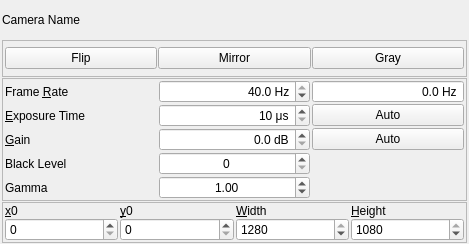
<?xml version="1.0" encoding="UTF-8"?>
<ui version="4.0">
 <class>QSpinnakerWidget</class>
 <widget class="QFrame" name="QSpinnakerWidget">
  <property name="geometry">
   <rect>
    <x>0</x>
    <y>0</y>
    <width>469</width>
    <height>244</height>
   </rect>
  </property>
  <property name="minimumSize">
   <size>
    <width>248</width>
    <height>244</height>
   </size>
  </property>
  <property name="windowTitle">
   <string>QSpinnakerWidget</string>
  </property>
  <property name="statusTip">
   <string>Control Spinnaker camera</string>
  </property>
  <layout class="QVBoxLayout" name="verticalLayout">
   <property name="spacing">
    <number>1</number>
   </property>
   <property name="leftMargin">
    <number>2</number>
   </property>
   <property name="topMargin">
    <number>1</number>
   </property>
   <property name="rightMargin">
    <number>2</number>
   </property>
   <property name="bottomMargin">
    <number>1</number>
   </property>
   <item>
    <widget class="QLabel" name="cameraname">
     <property name="text">
      <string>Camera Name</string>
     </property>
    </widget>
   </item>
   <item>
    <widget class="QFrame" name="frameCheckBoxes">
     <property name="frameShape">
      <enum>QFrame::StyledPanel</enum>
     </property>
     <property name="frameShadow">
      <enum>QFrame::Raised</enum>
     </property>
     <layout class="QHBoxLayout" name="horizontalLayout">
      <property name="spacing">
       <number>1</number>
      </property>
      <property name="leftMargin">
       <number>2</number>
      </property>
      <property name="topMargin">
       <number>0</number>
      </property>
      <property name="rightMargin">
       <number>2</number>
      </property>
      <property name="bottomMargin">
       <number>1</number>
      </property>
      <item>
       <widget class="QPushButton" name="flipped">
        <property name="statusTip">
         <string>Camera: Flip image about horizontal axis</string>
        </property>
        <property name="text">
         <string>Flip</string>
        </property>
        <property name="checkable">
         <bool>true</bool>
        </property>
       </widget>
      </item>
      <item>
       <widget class="QPushButton" name="mirrored">
        <property name="statusTip">
         <string>Camera: Flip image around vertical axis</string>
        </property>
        <property name="text">
         <string>Mirror</string>
        </property>
        <property name="checkable">
         <bool>true</bool>
        </property>
       </widget>
      </item>
      <item>
       <widget class="QPushButton" name="gray">
        <property name="text">
         <string>Gray</string>
        </property>
        <property name="checkable">
         <bool>true</bool>
        </property>
       </widget>
      </item>
     </layout>
    </widget>
   </item>
   <item>
    <widget class="QFrame" name="frameExposure">
     <property name="frameShape">
      <enum>QFrame::StyledPanel</enum>
     </property>
     <property name="frameShadow">
      <enum>QFrame::Raised</enum>
     </property>
     <layout class="QGridLayout" name="gridLayout_2">
      <property name="leftMargin">
       <number>2</number>
      </property>
      <property name="topMargin">
       <number>1</number>
      </property>
      <property name="rightMargin">
       <number>2</number>
      </property>
      <property name="bottomMargin">
       <number>1</number>
      </property>
      <property name="horizontalSpacing">
       <number>2</number>
      </property>
      <property name="verticalSpacing">
       <number>1</number>
      </property>
      <item row="5" column="0">
       <widget class="QLabel" name="labelgamma">
        <property name="text">
         <string>Gamma</string>
        </property>
        <property name="buddy">
         <cstring>gamma</cstring>
        </property>
       </widget>
      </item>
      <item row="1" column="0">
       <widget class="QLabel" name="exposureLabel">
        <property name="text">
         <string>&amp;Exposure Time</string>
        </property>
        <property name="buddy">
         <cstring>exposuretime</cstring>
        </property>
       </widget>
      </item>
      <item row="1" column="2">
       <widget class="QPushButton" name="autoexposure">
        <property name="statusTip">
         <string>Camera: Optimize exposure time</string>
        </property>
        <property name="text">
         <string>Auto</string>
        </property>
       </widget>
      </item>
      <item row="4" column="0">
       <widget class="QLabel" name="labelblacklevel">
        <property name="text">
         <string>Black Level</string>
        </property>
        <property name="buddy">
         <cstring>blacklevelraw</cstring>
        </property>
       </widget>
      </item>
      <item row="0" column="1">
       <widget class="QDoubleSpinBox" name="acquisitionframerate">
        <property name="statusTip">
         <string>Camera frame rate</string>
        </property>
        <property name="alignment">
         <set>Qt::AlignRight|Qt::AlignTrailing|Qt::AlignVCenter</set>
        </property>
        <property name="suffix">
         <string> Hz</string>
        </property>
        <property name="decimals">
         <number>1</number>
        </property>
        <property name="minimum">
         <double>1.000000000000000</double>
        </property>
        <property name="maximum">
         <double>40.000000000000000</double>
        </property>
        <property name="value">
         <double>40.000000000000000</double>
        </property>
       </widget>
      </item>
      <item row="5" column="1">
       <widget class="QDoubleSpinBox" name="gamma">
        <property name="statusTip">
         <string>Camera gamma</string>
        </property>
        <property name="alignment">
         <set>Qt::AlignCenter</set>
        </property>
        <property name="minimum">
         <double>0.500000000000000</double>
        </property>
        <property name="maximum">
         <double>4.000000000000000</double>
        </property>
        <property name="singleStep">
         <double>0.100000000000000</double>
        </property>
        <property name="value">
         <double>1.000000000000000</double>
        </property>
       </widget>
      </item>
      <item row="0" column="0">
       <widget class="QLabel" name="labelFrameRate">
        <property name="text">
         <string>Frame &amp;Rate</string>
        </property>
        <property name="buddy">
         <cstring>acquisitionframerate</cstring>
        </property>
       </widget>
      </item>
      <item row="1" column="1">
       <widget class="QDoubleSpinBox" name="exposuretime">
        <property name="statusTip">
         <string>Camera exposure time </string>
        </property>
        <property name="alignment">
         <set>Qt::AlignRight|Qt::AlignTrailing|Qt::AlignVCenter</set>
        </property>
        <property name="suffix">
         <string> μs</string>
        </property>
        <property name="decimals">
         <number>0</number>
        </property>
        <property name="minimum">
         <double>10.000000000000000</double>
        </property>
        <property name="maximum">
         <double>50000.000000000000000</double>
        </property>
        <property name="singleStep">
         <double>10.000000000000000</double>
        </property>
       </widget>
      </item>
      <item row="2" column="2">
       <widget class="QPushButton" name="autogain">
        <property name="statusTip">
         <string>Camera: Optimize gain</string>
        </property>
        <property name="text">
         <string>Auto</string>
        </property>
       </widget>
      </item>
      <item row="2" column="1">
       <widget class="QDoubleSpinBox" name="gain">
        <property name="statusTip">
         <string>Camera gain</string>
        </property>
        <property name="alignment">
         <set>Qt::AlignRight|Qt::AlignTrailing|Qt::AlignVCenter</set>
        </property>
        <property name="suffix">
         <string> dB</string>
        </property>
        <property name="decimals">
         <number>1</number>
        </property>
        <property name="maximum">
         <double>24.000000000000000</double>
        </property>
        <property name="singleStep">
         <double>0.100000000000000</double>
        </property>
       </widget>
      </item>
      <item row="2" column="0">
       <widget class="QLabel" name="gainLabel">
        <property name="text">
         <string>&amp;Gain</string>
        </property>
        <property name="buddy">
         <cstring>gain</cstring>
        </property>
       </widget>
      </item>
      <item row="4" column="1">
       <widget class="QSpinBox" name="blacklevelraw">
        <property name="statusTip">
         <string>Camera black level</string>
        </property>
        <property name="alignment">
         <set>Qt::AlignCenter</set>
        </property>
       </widget>
      </item>
      <item row="0" column="2">
       <widget class="QDoubleSpinBox" name="actualrate">
        <property name="focusPolicy">
         <enum>Qt::NoFocus</enum>
        </property>
        <property name="alignment">
         <set>Qt::AlignRight|Qt::AlignTrailing|Qt::AlignVCenter</set>
        </property>
        <property name="buttonSymbols">
         <enum>QAbstractSpinBox::NoButtons</enum>
        </property>
        <property name="suffix">
         <string> Hz</string>
        </property>
        <property name="decimals">
         <number>1</number>
        </property>
        <property name="maximum">
         <double>1000.000000000000000</double>
        </property>
       </widget>
      </item>
     </layout>
    </widget>
   </item>
   <item>
    <widget class="QFrame" name="frameGeometry">
     <property name="frameShape">
      <enum>QFrame::StyledPanel</enum>
     </property>
     <property name="frameShadow">
      <enum>QFrame::Raised</enum>
     </property>
     <layout class="QGridLayout" name="gridLayout">
      <property name="leftMargin">
       <number>2</number>
      </property>
      <property name="topMargin">
       <number>1</number>
      </property>
      <property name="rightMargin">
       <number>2</number>
      </property>
      <property name="bottomMargin">
       <number>1</number>
      </property>
      <property name="horizontalSpacing">
       <number>2</number>
      </property>
      <property name="verticalSpacing">
       <number>0</number>
      </property>
      <item row="1" column="1">
       <widget class="QLabel" name="labely0">
        <property name="text">
         <string>&amp;y0</string>
        </property>
        <property name="buddy">
         <cstring>offsety</cstring>
        </property>
       </widget>
      </item>
      <item row="3" column="0">
       <widget class="QSpinBox" name="offsetx">
        <property name="statusTip">
         <string>Camera ROI: bottom left corner</string>
        </property>
       </widget>
      </item>
      <item row="3" column="4">
       <widget class="QSpinBox" name="height">
        <property name="statusTip">
         <string>Camera ROI: height</string>
        </property>
        <property name="suffix">
         <string/>
        </property>
        <property name="minimum">
         <number>16</number>
        </property>
        <property name="maximum">
         <number>1080</number>
        </property>
        <property name="singleStep">
         <number>16</number>
        </property>
        <property name="value">
         <number>1080</number>
        </property>
       </widget>
      </item>
      <item row="1" column="4">
       <widget class="QLabel" name="labelheight">
        <property name="text">
         <string>&amp;Height</string>
        </property>
        <property name="buddy">
         <cstring>height</cstring>
        </property>
       </widget>
      </item>
      <item row="3" column="1">
       <widget class="QSpinBox" name="offsety">
        <property name="statusTip">
         <string>Camera ROI: bottom left corner</string>
        </property>
       </widget>
      </item>
      <item row="3" column="3">
       <widget class="QSpinBox" name="width">
        <property name="statusTip">
         <string>Camera ROI: width</string>
        </property>
        <property name="minimum">
         <number>16</number>
        </property>
        <property name="maximum">
         <number>1280</number>
        </property>
        <property name="singleStep">
         <number>16</number>
        </property>
        <property name="value">
         <number>1280</number>
        </property>
       </widget>
      </item>
      <item row="1" column="0">
       <widget class="QLabel" name="labelx0">
        <property name="text">
         <string>&amp;x0</string>
        </property>
        <property name="buddy">
         <cstring>offsetx</cstring>
        </property>
       </widget>
      </item>
      <item row="1" column="3">
       <widget class="QLabel" name="labelwidth">
        <property name="text">
         <string>&amp;Width</string>
        </property>
        <property name="buddy">
         <cstring>width</cstring>
        </property>
       </widget>
      </item>
     </layout>
    </widget>
   </item>
  </layout>
 </widget>
 <tabstops>
  <tabstop>mirrored</tabstop>
  <tabstop>acquisitionframerate</tabstop>
  <tabstop>exposuretime</tabstop>
  <tabstop>autoexposure</tabstop>
  <tabstop>gain</tabstop>
  <tabstop>autogain</tabstop>
  <tabstop>blacklevelraw</tabstop>
  <tabstop>gamma</tabstop>
  <tabstop>offsetx</tabstop>
  <tabstop>offsety</tabstop>
  <tabstop>width</tabstop>
  <tabstop>height</tabstop>
 </tabstops>
 <resources/>
 <connections/>
</ui>
